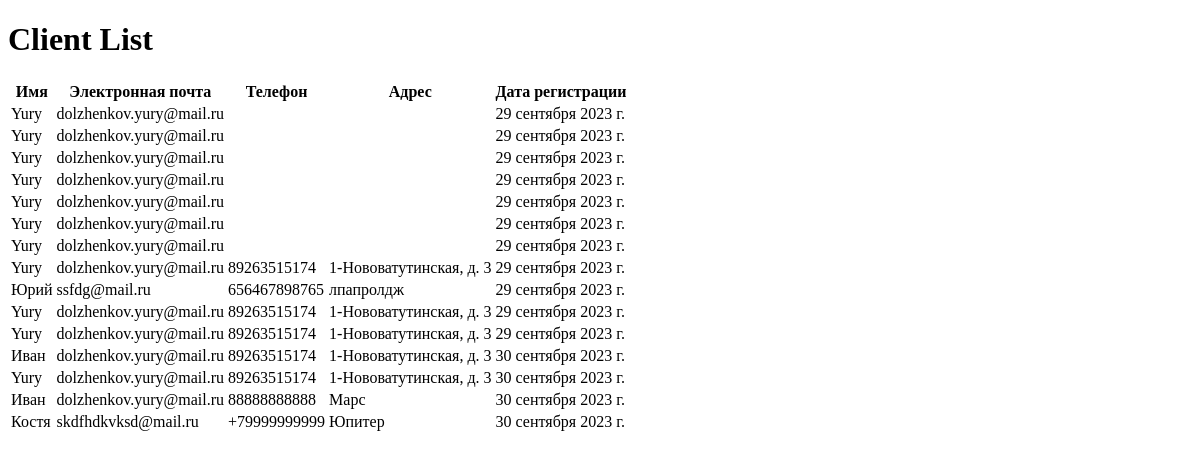
Before: /clients/ with the older database file.
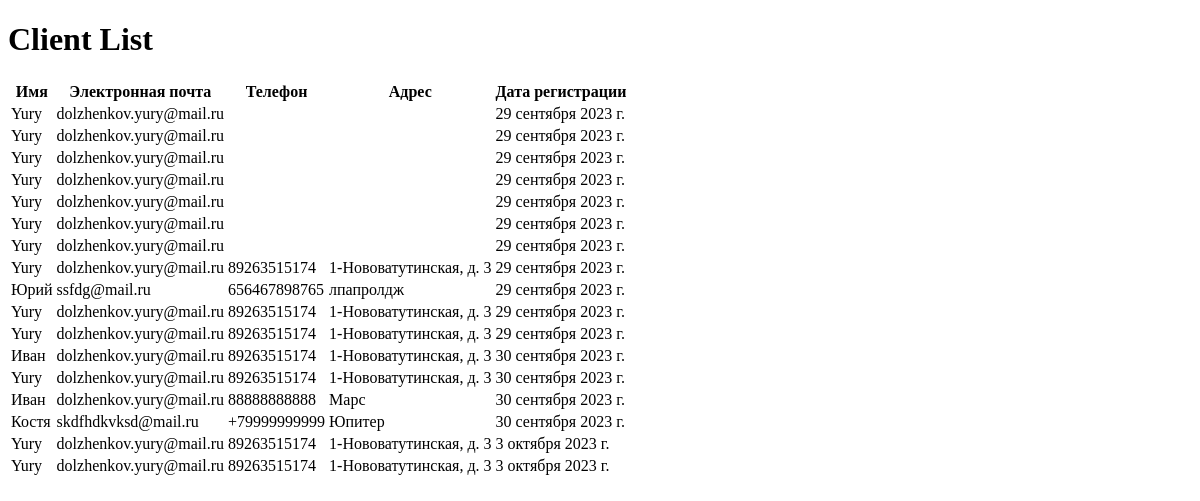
After: the same page with the newer database file.
### myapp/models.py (models this page shows, shortened)
class Client(models.Model):
    name = models.CharField(max_length=100)
    email = models.EmailField()
    phone = models.CharField(max_length=15)
    address = models.CharField(max_length=200)
    registration_date = models.DateField(auto_now_add=True)
    objects = models.Manager()

### myapp/views.py (the view)
# urls.py: path('clients/', views.client_list, name='client_list'),
def client_list(request):
    clients = Client.objects.all()
    return render(request, 'client_list.html', {'clients': clients})

### myapp/templates/client_list.html (shortened to what this page needs)
<!DOCTYPE html>
<html>
<head>
</head>
<body>
<h1>Client List</h1>
<table>
    <thead>
    <tr>
        <th>Имя</th>
        <th>Электронная почта</th>
        <th>Телефон</th>
        <th>Адрес</th>
        <th>Дата регистрации</th>
    </tr>
    </thead>
    <tbody>
    {% for client in clients %}
    <tr>
        <td>{{ client.name }}</td>
        <td>{{ client.email }}</td>
        <td>{{ client.phone }}</td>
        <td>{{ client.address }}</td>
         <td>{{ client.registration_date }}</td>
    </tr>
    {% endfor %}
    </tbody>
</table>
</body>
</html>

Changed rows visible on the page:
added Client: name "Yury", email "dolzhenkov.yury@mail.ru", phone "89263515174", address "1-Нововатутинская, д. 3", registration_date "3 октября 2023 г."
added Client: name "Yury", email "dolzhenkov.yury@mail.ru", phone "89263515174", address "1-Нововатутинская, д. 3", registration_date "3 октября 2023 г."
